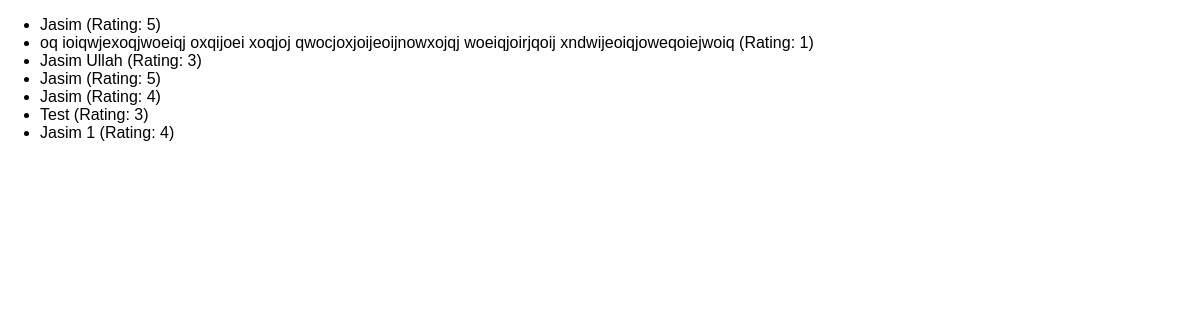
The app's page /reviews with its own data.
### reviews/models.py (models this page shows)
class Review(models.Model):
    user_name = models.CharField(max_length=100)
    review_text = models.TextField()
    rating = models.IntegerField()

### reviews/views.py (the view)
# urls.py: path("reviews", views.ReviewsListView.as_view()),
class ReviewsListView(ListView):
    template_name = "reviews/review_list.html"
    model = Review
    context_object_name = "reviews"

### reviews/templates/reviews/review_list.html (shortened to what this page needs)
{% extends 'reviews/base.html' %}
{% block content %}
    <ul>
        {% for review in reviews %}
            <li>
                {{ review.user_name }} (Rating: {{ review.rating }})
            </li>
        {% endfor %}
    </ul>
{% endblock %}

### reviews/static/reviews/styles.css (style rules this page uses)
body { font-family: sans-serif; margin: 0; }

### records on screen
Review: user_name "Jasim", rating "5"
Review: user_name "oq ioiqwjexoqjwoeiqj oxqijoei xoqjoj qwocjoxjoijeoijnowxojqj woeiqjoirjqoij xndwijeoiqjoweqoiejwoiq", rating "1"
Review: user_name "Jasim Ullah", rating "3"
Review: user_name "Jasim", rating "5"
Review: user_name "Jasim", rating "4"
Review: user_name "Test", rating "3"
Review: user_name "Jasim 1", rating "4"
